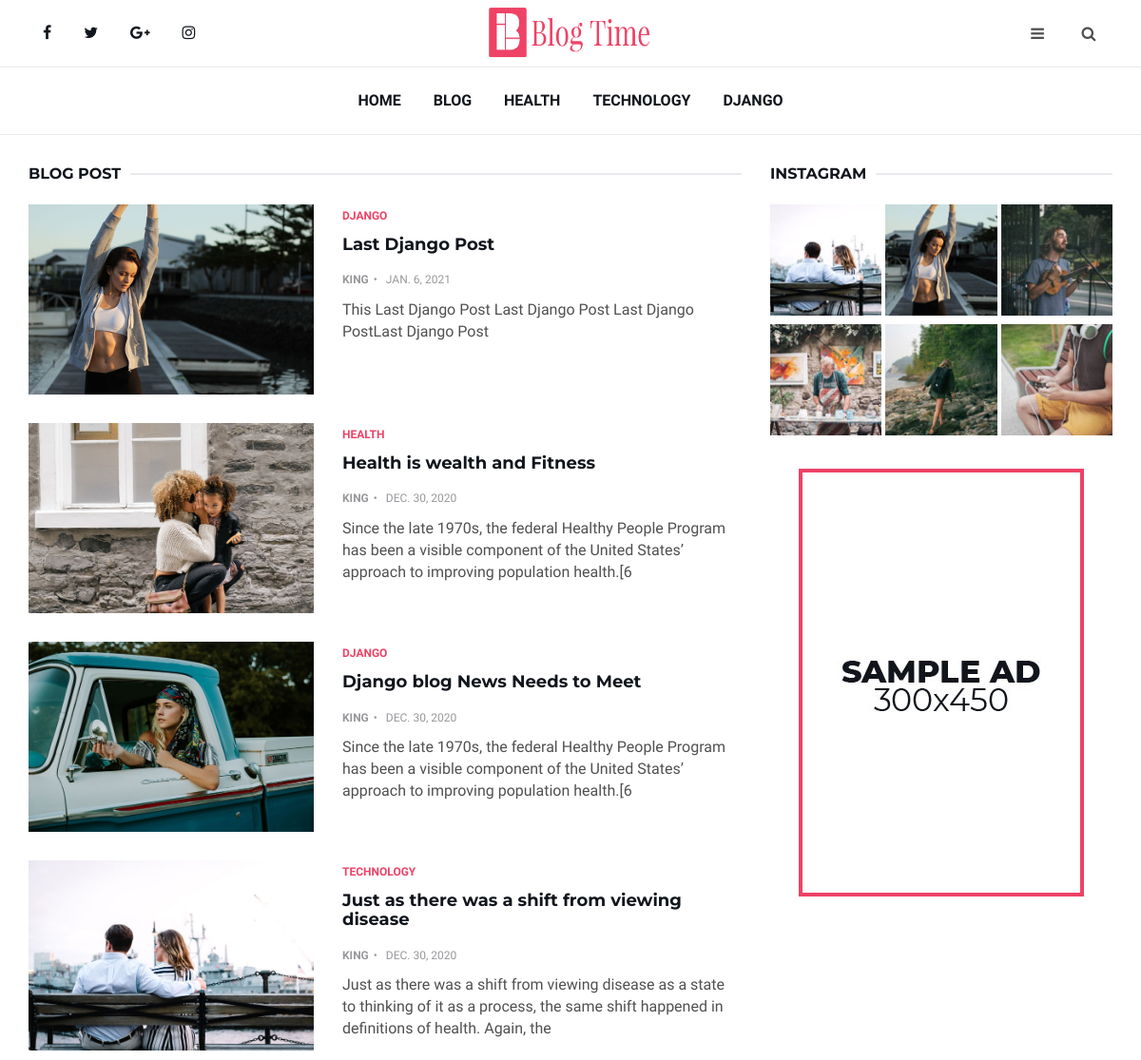
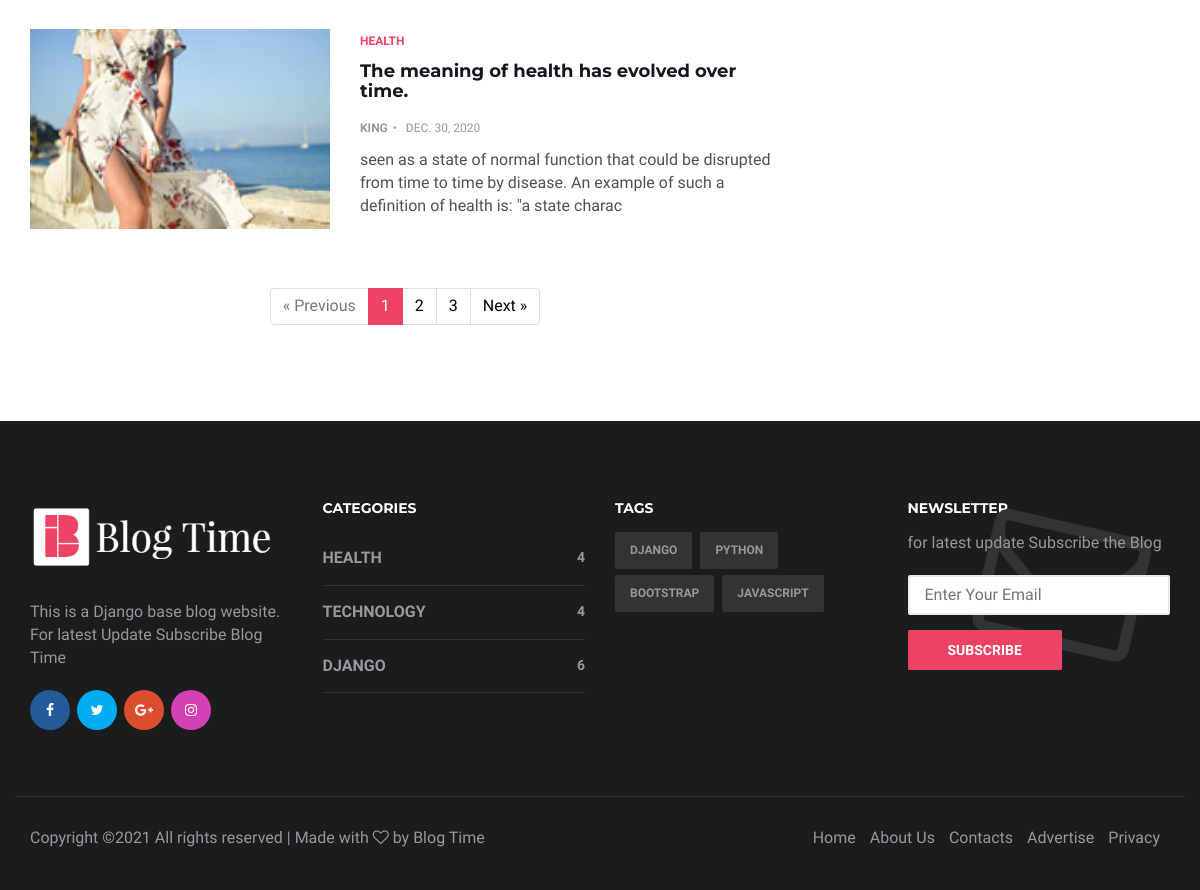
Screenshot of /blog/ with the database file from the repository (2 pictures, top to bottom).
### blog/models.py (models this page shows, shortened)
class Category(models.Model):
    name=models.CharField(max_length=250)
    class Meta:
        verbose_name_plural = "Categories"
    def __str__(self):
        return self.name

class Post(models.Model):
    STATUS_CHOICES =(('draft','Draft'),('published','Published'),)
    title=models.CharField(max_length=100)
    slug=models.SlugField(max_length=250,unique_for_date='publish')
    category=models.ForeignKey(Category,on_delete=models.CASCADE,null=True, blank=True)
    overview =models.TextField()
    content =RichTextUploadingField(null=True, blank=True)
    publish=models.DateTimeField(default=timezone.now)
    created=models.DateTimeField(auto_now_add=True)
    updates=models.DateTimeField(auto_now_add=True)
    status=models.CharField(max_length=10,choices=STATUS_CHOICES, default='draft')
    thumbnail = models.ImageField(upload_to='static/upload/img', default='None')
    read =models.IntegerField(default=10)
    author  =models.ForeignKey(User,on_delete=models.CASCADE)
    objects=models.Manager()
    published=PublishedManager()
    tags=TaggableManager()
    previous_post = models.ForeignKey(
        'self', related_name='previous', on_delete=models.SET_NULL, blank=True, null=True)
    next_post = models.ForeignKey(
        'self', related_name='next', on_delete=models.SET_NULL, blank=True, null=True)
    class Meta:
        ordering=('-publish',)

### blog/views.py (the view)
# urls.py: path('blog/',blog_list, name='blog_list'),
def blog_list(request):
    posts=Post.published.all().order_by('-publish')
    page = request.GET.get('page', 1)
    paginator = Paginator(posts, 5)
    try:
        posts = paginator.page(page)
    except PageNotAnInteger:
        posts = paginator.page(1)
    except EmptyPage:
        posts = paginator.page(paginator.num_pages)
    parms={}
    parms['posts']=posts
    parms['page']=page
    parms['category_count']=Category.objects.all().annotate(posts_count=Count('post'))
    parms['tags']= Tag.objects.all()
    return render(request,'blog_list.html', parms)

### blog/models.py (called while the page is built)
    def get_queryset(self):
        return super(PublishedManager,self).get_queryset().filter(status='published')

### templates/blog_list.html
{%extends 'base.html'%}
{%load static%}
{% block contact%}
<div class="section">
	<div class="container">
		<div class="row">
			<div class="col-md-8">
				<div class="section-title">
					<h2 class="title">
					Blog post
					</h2>
				</div>
				{%for post in posts %}
				<div class="post post-row">
					<a class="post-img" href="{%url 'article' post.slug %}"><img src="{{post.thumbnail.url}}"
							alt=""></a>
					<div class="post-body">
						<div class="post-category">
							<a href="{%url 'index_by_cate' post.category.pk %}">{{post.category}}</a>
						</div>
						<h3 class="post-title"><a href="{%url 'article' post.slug %}">{{post.title}}</a></h3>
						<ul class="post-meta">
							<li><a href="#">{{post.author.username}}</a></li>
							<li>{{post.publish.date}}
							</li>
						</ul>
						<p id ='lp'>{{post.overview|slice:":150"}}</p>
					</div>
				</div>
				{%endfor%}
				<div class="section-row loadmore text-center">
					{% if posts.has_other_pages %}
					<ul class="pagination">
					  {% if posts.has_previous %}
						<li><a href="?page={{ posts.previous_page_number }}">&laquo; Previous</a></li>
					  {% else %}
						<li class="disabled"><span>&laquo; Previous </span></li>
					  {% endif %}
					  {% for i in posts.paginator.page_range %}
						{% if posts.number == i %}
						  <li class="active"><span >{{ i }} <span class="sr-only" >(current)</span></span></li>
						{% else %}
						  <li><a href="?page={{ i }}">{{ i }}</a></li>
						{% endif %}
					  {% endfor %}
					  {% if posts.has_next %}
						<li><a href="?page={{ posts.next_page_number }}"> Next &raquo;</a></li>
					  {% else %}
						<li class="disabled"><span> Next &raquo;</span></li>
					  {% endif %}
					</ul>
				  {% endif %}
				</div>
			</div>
			<div class="col-md-4">
				<div class="aside-widget">
					<div class="section-title">
						<h2 class="title">Instagram</h2>
					</div>
					<div class="galery-widget">
						<ul>
							<li><a href="#"><img src="{%static ''%}img/galery-1.jpg" alt=""></a></li>
							<li><a href="#"><img src="{%static ''%}img/galery-2.jpg" alt=""></a></li>
							<li><a href="#"><img src="{%static ''%}img/galery-3.jpg" alt=""></a></li>
							<li><a href="#"><img src="{%static ''%}img/galery-4.jpg" alt=""></a></li>
							<li><a href="#"><img src="{%static ''%}img/galery-5.jpg" alt=""></a></li>
							<li><a href="#"><img src="{%static ''%}img/galery-6.jpg" alt=""></a></li>
						</ul>
					</div>
				</div>
				<div class="aside-widget text-center">
					<a href="#" style="display: inline-block;margin: auto;">
						<img class="img-responsive" src="{%static ''%}img/ad-1.jpg" alt="">
					</a>
				</div>
			</div>
		</div>
	</div>
</div>
{%endblock%}

### templates/base.html (shortened to what this page needs)
<!DOCTYPE html>
<html lang="en">
<head>
	  {% load static %}
	<link type="text/css" rel="stylesheet" href="{%static ''%}css/bootstrap.min.css" />
	<link rel="stylesheet" href="{%static ''%}css/font-awesome.min.css">
	<link  rel="stylesheet" type="text/css" href="{%static ''%}css/style.css" />
</head>
<body>
	<header id="header">
		<div id="nav">
			<div id="nav-top">
				<div class="container">
					<ul class="nav-social">
						<li><a href="#"><i class="fa fa-facebook"></i></a></li>
						<li><a href="#"><i class="fa fa-twitter"></i></a></li>
						<li><a href="#"><i class="fa fa-google-plus"></i></a></li>
						<li><a href="#"><i class="fa fa-instagram"></i></a></li>
					</ul>
					<div class="nav-logo">
						<a href="/" class="logo"><img src="{%static ''%}img/Blog_time.png" width="180px" height="65px" alt=""></a>
					</div>
					<div class="nav-btns">
						<button class="aside-btn"><i class="fa fa-bars"></i></button>
						<button class="search-btn"><i class="fa fa-search"></i></button>
					</div>
				</div>
			</div>
			<div id="nav-bottom">
				<div class="container">
					<ul class="nav-menu">
						<li><a href="/">Home</a></li>
						<li><a href="{%url 'blog_list'%}">Blog</a></li>
						{%for category in category_count%}
						<li><a href="{%url 'index_by_cate' category.pk %}">{{category.name}}</a></li>
						{%endfor%}
					</ul>
				</div>
			</div>
		</div>
	</header>
  {% block contact %}
  {% endblock %}
	<footer id="footer">
		<div class="container">
			<div class="row">
				<div class="col-md-3">
					<div class="footer-widget">
						<div class="footer-logo">
							<a href="/" class="logo"><img src="{%static ''%}./img/Blog_time-dark.png" width="250px" height="70px" alt=""></a>
						</div>
						<p>This is a Django base blog website. For latest Update Subscribe Blog Time   </p>
						<ul class="contact-social">
							<li><a href="#" class="social-facebook"><i class="fa fa-facebook"></i></a></li>
							<li><a href="#" class="social-twitter"><i class="fa fa-twitter"></i></a></li>
							<li><a href="#" class="social-google-plus"><i class="fa fa-google-plus"></i></a></li>
							<li><a href="#" class="social-instagram"><i class="fa fa-instagram"></i></a></li>
						</ul>
					</div>
				</div>
				<div class="col-md-3">
					<div class="footer-widget">
						<h3 class="footer-title">Categories</h3>
						<div class="category-widget">
							<ul>
								{%for category in category_count %}
								<li><a href="{%url 'index_by_cate' category.pk %}">{{category.name}} <span>{{category.posts_count}}</span></a></li>
								{%endfor%}
							</ul>
						</div>
					</div>
				</div>
				<div class="col-md-3">
					<div class="footer-widget">
						<h3 class="footer-title">Tags</h3>
						<div class="tags-widget">
							<ul>
								{%for tag in tags %}
								<li><a href="{% url 'index_by_tag' tag.slug%}">{{tag}}</a></li>
								{%endfor%}
							</ul>
						</div>
					</div>
				</div>
				<div class="col-md-3">
					<div class="footer-widget">
						<h3 class="footer-title">Newsletter</h3>
						<div class="newsletter-widget">
							<form>
								<p>for latest update Subscribe the Blog</p>
								<input class="input" name="newsletter" placeholder="Enter Your Email">
								<button class="primary-button">Subscribe</button>
							</form>
						</div>
					</div>
				</div>
			</div>
			<div class="footer-bottom row">
				<div class="col-md-6 col-md-push-6">
					<ul class="footer-nav">
						<li><a href="/">Home</a></li>
						<li><a href="#">About Us</a></li>
						<li><a href="#">Contacts</a></li>
						<li><a href="#">Advertise</a></li>
						<li><a href="#">Privacy</a></li>
					</ul>
				</div>
				<div class="col-md-6 col-md-pull-6">
					<div class="footer-copyright">
Copyright &copy;<script>document.write(new Date().getFullYear());</script> All rights reserved | Made with <i class="fa fa-heart-o" aria-hidden="true"></i> by <a href="/" target="_blank">Blog Time</a>
					</div>
				</div>
			</div>
		</div>
	</footer>
</body>
</html>

### rows the page displays
Category: name "HEALTH", posts_count "4"
Category: name "TECHNOLOGY", posts_count "4"
Category: name "DJANGO", posts_count "6"
Post: thumbnail (picture), category "DJANGO", title "Last Django Post", author.username "KING", publish "JAN. 6, 2021", overview "This Last Django Post Last Django Post Last Django PostLast Django Post"
Post: thumbnail (picture), category "HEALTH", title "Health is wealth and Fitness", author.username "KING", publish "DEC. 30, 2020", overview "Since the late 1970s, the federal Healthy People Program has been a visible component of the United States’ approach to improving population health.[6"
Post: thumbnail (picture), category "DJANGO", title "Django blog News Needs to Meet", author.username "KING", publish "DEC. 30, 2020", overview "Since the late 1970s, the federal Healthy People Program has been a visible component of the United States’ approach to improving population health.[6"
Post: thumbnail (picture), category "TECHNOLOGY", title "Just as there was a shift from viewing disease", author.username "KING", publish "DEC. 30, 2020", overview "Just as there was a shift from viewing disease as a state to thinking of it as a process, the same shift happened in definitions of health. Again, the"
Post: thumbnail (picture), category "HEALTH", title "The meaning of health has evolved over time.", author.username "KING", publish "DEC. 30, 2020", overview "seen as a state of normal function that could be disrupted from time to time by disease. An example of such a definition of health is: \"a state charac"
Tag: name "DJANGO"
Tag: name "PYTHON"
Tag: name "BOOTSTRAP"
Tag: name "JAVASCRIPT"

### other values shown
{{ i }} "1"
{{ i }} "2" "3"
